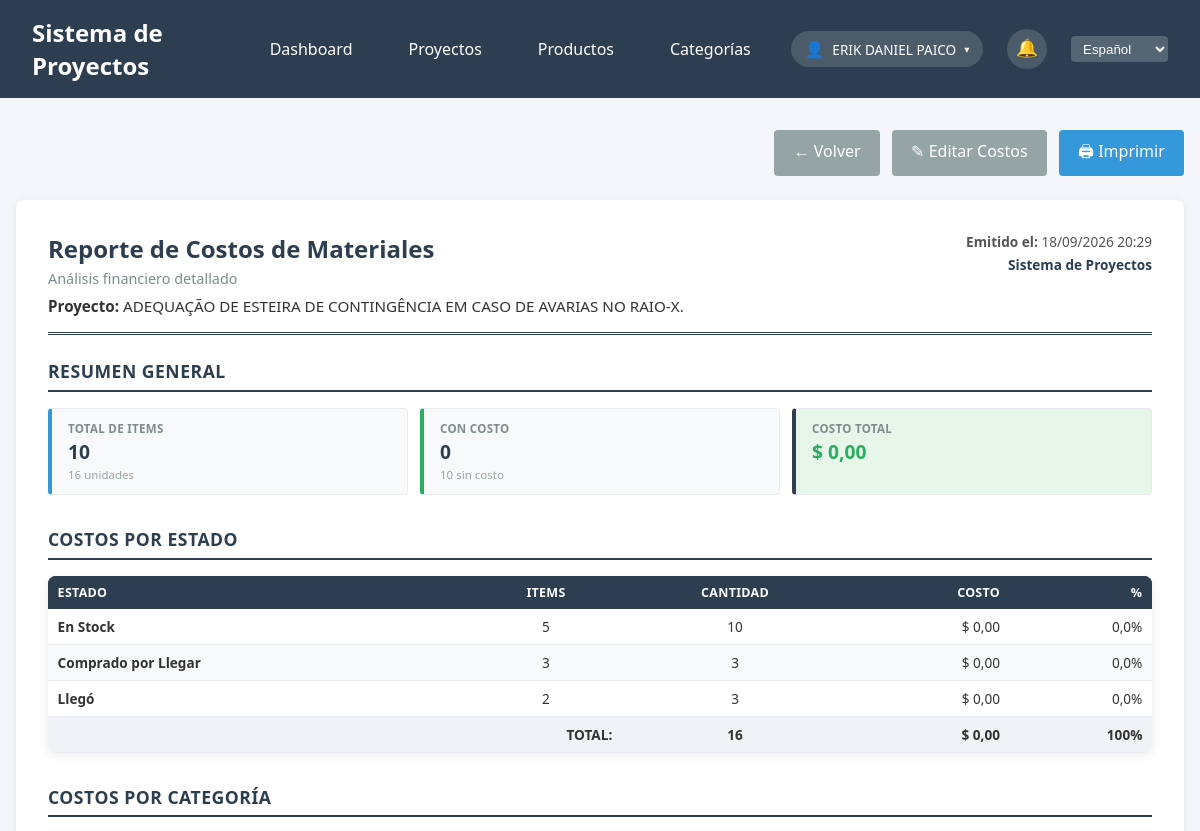
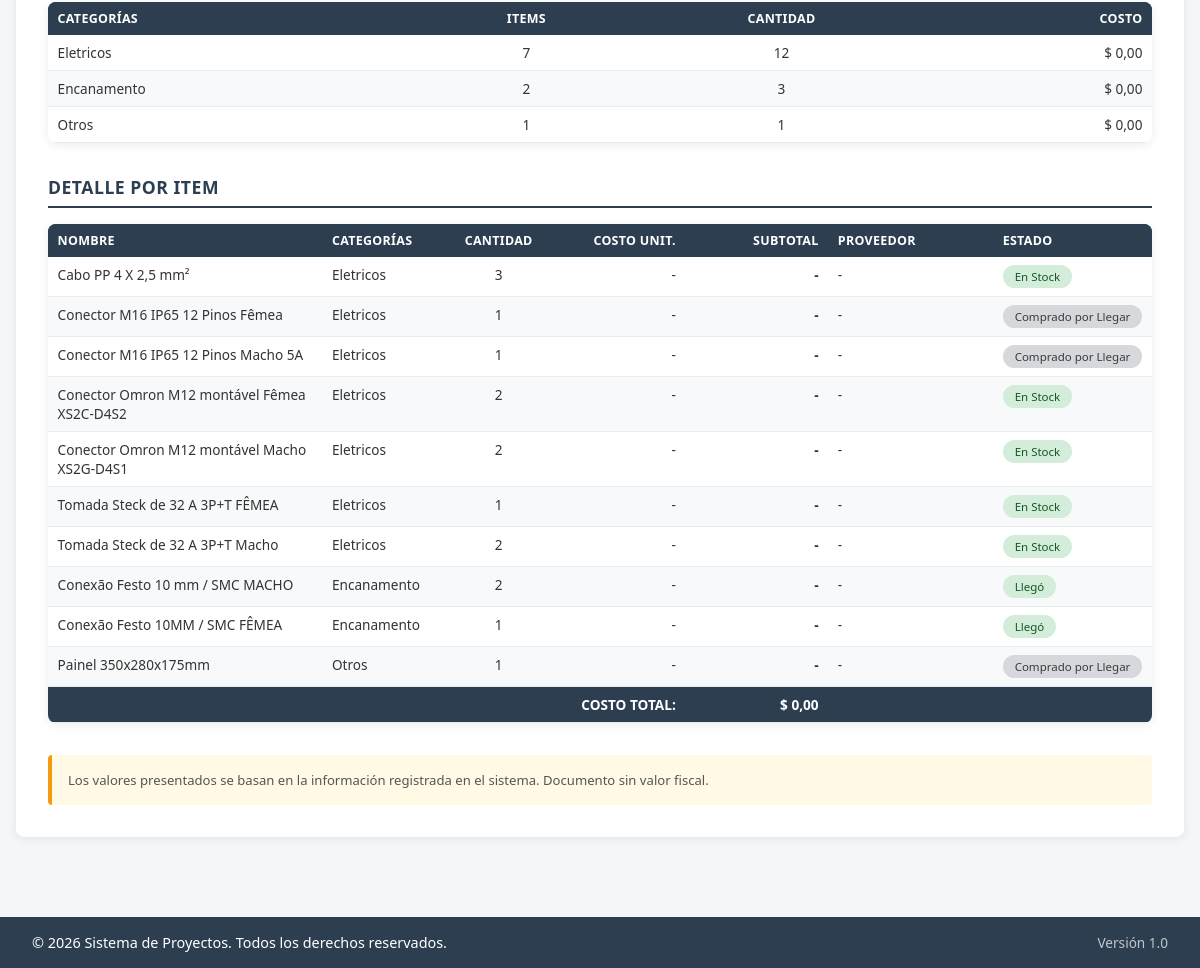
/modules/proyectos/reporte_costos.php?id=1 (signed in), run on the app's committed database (2 pictures, top to bottom).
### tables this page shows
CREATE TABLE `proyectos` (
  `id` int(11) NOT NULL,
  `nombre` varchar(200) NOT NULL,
  `descripcion` text DEFAULT NULL,
  `fecha_inicio` date NOT NULL,
  `fecha_fin` date NOT NULL,
  `fecha_aprobacion` date DEFAULT NULL,
  `orden_compra` varchar(50) DEFAULT NULL,
  `estado` enum('solicitado','orçado','pendente_aprovacion_cliente','aprovado_cliente','espera_orden_compra','comprando_materiales','elaboracion','terminado','pendiente_cobro_cliente','finalizado') DEFAULT 'solicitado',
  `usuario_creacion` int(11) DEFAULT NULL,
  `fecha_creacion` timestamp NOT NULL DEFAULT current_timestamp()
);

CREATE TABLE `categorias` (
  `id` int(11) NOT NULL,
  `nombre` varchar(100) NOT NULL,
  `descripcion` text DEFAULT NULL,
  `activo` tinyint(1) DEFAULT 1,
  `fecha_creacion` timestamp NOT NULL DEFAULT current_timestamp()
);

CREATE TABLE `items_proyecto` (
  `id` int(11) NOT NULL,
  `proyecto_id` int(11) NOT NULL,
  `producto_id` int(11) DEFAULT NULL,
  `nombre_item` varchar(200) NOT NULL,
  `descripcion` text DEFAULT NULL,
  `cantidad` int(11) NOT NULL,
  `costo_unitario` decimal(15,2) DEFAULT NULL,
  `moneda` varchar(3) DEFAULT 'USD',
  `proveedor` varchar(200) DEFAULT NULL,
  `numero_factura` varchar(100) DEFAULT NULL,
  `fecha_compra` date DEFAULT NULL,
  `unidad_medida` varchar(50) DEFAULT NULL,
  `especificaciones` text DEFAULT NULL,
  `estado` enum('solicitado','pendiente','stock','cotacion','orçado','pendiente_pago','comprado_llegar','llego','entregado','recibido') DEFAULT 'solicitado',
  `entregado_por` int(11) DEFAULT NULL,
  `fecha_entrega` datetime DEFAULT NULL,
  `recibido_por` int(11) DEFAULT NULL,
  `fecha_recepcion` datetime DEFAULT NULL,
  `fecha_requerida` date NOT NULL,
  `fecha_creacion` timestamp NOT NULL DEFAULT current_timestamp()
);

### modules/proyectos/reporte_costos.php (the view, shortened to what the rows shown need)
<?php
$db = Database::getInstance()->getConnection();
$proyecto_id = $_GET['id'] ?? 0;
$stmt = $db->prepare("SELECT p.*, u.nombre_completo as creador
                      FROM proyectos p
                      LEFT JOIN usuarios u ON p.usuario_creacion = u.id
                      WHERE p.id = ?");
$stmt->execute([$proyecto_id]);
$proyecto = $stmt->fetch();
$stmt = $db->prepare("SELECT i.*,
                             p.nombre as producto_nombre,
                             c.nombre as categoria_nombre
                      FROM items_proyecto i
                      LEFT JOIN productos p ON i.producto_id = p.id
                      LEFT JOIN categorias c ON p.categoria_id = c.id
                      WHERE i.proyecto_id = ?
                      ORDER BY c.nombre ASC, i.nombre_item ASC");
$stmt->execute([$proyecto_id]);
$items = $stmt->fetchAll();
$estadisticas = calcularEstadisticasProyecto($items);
$estados_item = getEstadosItem();
$monedas_usadas = [];
$monedas_usadas = array_keys($monedas_usadas);
$moneda_principal = !empty($monedas_usadas) ? $monedas_usadas[0] : 'USD';
?>
<!DOCTYPE html>
<html lang="<?php echo $_SESSION['idioma'] ?? 'es'; ?>">
<head>
    <link rel="stylesheet" href="../../assets/css/style.css">
    <link rel="stylesheet" href="../../assets/css/reportes.css">
    <link rel="stylesheet" href="../../assets/css/footer.css">
</head>
<body>
    <?php include '../../includes/header.php'; ?>
    <div class="container">
        <div class="reporte-container">
            <?php renderEncabezadoReporte(
                $_SESSION['idioma'] == 'pt' ? 'Relatório de Custos de Materiais' : 'Reporte de Costos de Materiales',
                $_SESSION['idioma'] == 'pt' ? 'Análise financeira detalhada' : 'Análisis financiero detallado',
                $proyecto
            ); ?>
            <div class="reporte-seccion">
                <h2><?php echo $_SESSION['idioma'] == 'pt' ? 'Resumo Geral' : 'Resumen General'; ?></h2>
            </div>
            <div class="reporte-seccion">
                <h2><?php echo $_SESSION['idioma'] == 'pt' ? 'Custos por Status' : 'Costos por Estado'; ?></h2>
                <table class="tabla-reporte">
                    <thead>
                        <tr>
                            <th><?php echo traducir('Estado'); ?></th>
                            <th class="text-center">Items</th>
                            <th class="text-center"><?php echo traducir('Cantidad'); ?></th>
                            <th class="text-right"><?php echo $_SESSION['idioma'] == 'pt' ? 'Custo' : 'Costo'; ?></th>
                            <th class="text-right">%</th>
                        </tr>
                    </thead>
                </table>
            </div>
            <?php if (!empty($estadisticas['por_categoria'])): ?>
            <div class="reporte-seccion">
                <h2><?php echo $_SESSION['idioma'] == 'pt' ? 'Custos por Categoria' : 'Costos por Categoría'; ?></h2>
                <table class="tabla-reporte">
                    <thead>
                        <tr>
                            <th><?php echo traducir('Categorias'); ?></th>
                            <th class="text-center">Items</th>
                            <th class="text-center"><?php echo traducir('Cantidad'); ?></th>
                            <th class="text-right"><?php echo $_SESSION['idioma'] == 'pt' ? 'Custo' : 'Costo'; ?></th>
                        </tr>
                    </thead>
                    <tbody>
                        <?php
                        uasort($estadisticas['por_categoria'], fn($a, $b) => $b['costo'] <=> $a['costo']);
                        foreach ($estadisticas['por_categoria'] as $cat => $datos):
                        ?>
                            <tr>
                                <td><?php echo htmlspecialchars($cat); ?></td>
                                <td class="text-center"><?php echo $datos['items']; ?></td>
                                <td class="text-center"><?php echo $datos['cantidad']; ?></td>
                                <td class="text-right"><?php echo formatearMoneda($datos['costo'], $moneda_principal); ?></td>
                            </tr>
                        <?php endforeach; ?>
                    </tbody>
                </table>
            </div>
            <?php endif; ?>
            <div class="reporte-seccion">
                <h2><?php echo $_SESSION['idioma'] == 'pt' ? 'Detalhamento por Item' : 'Detalle por Item'; ?></h2>
                <table class="tabla-reporte">
                    <thead>
                        <tr>
                            <th style="width:25%;"><?php echo traducir('Nombre'); ?></th>
                            <th style="width:12%;"><?php echo traducir('Categorias'); ?></th>
                            <th class="text-center" style="width:8%;"><?php echo traducir('Cantidad'); ?></th>
                            <th class="text-right" style="width:13%;"><?php echo $_SESSION['idioma'] == 'pt' ? 'Custo Unit.' : 'Costo Unit.'; ?></th>
                            <th class="text-right" style="width:13%;"><?php echo $_SESSION['idioma'] == 'pt' ? 'Subtotal' : 'Subtotal'; ?></th>
                            <th style="width:15%;"><?php echo $_SESSION['idioma'] == 'pt' ? 'Fornecedor' : 'Proveedor'; ?></th>
                            <th style="width:14%;"><?php echo traducir('Estado'); ?></th>
                        </tr>
                    </thead>
                    <tbody>
                        <?php
                        foreach ($items as $item):
                            $tiene_costo = !empty($item['costo_unitario']);
                            $subtotal = $tiene_costo ? $item['costo_unitario'] * $item['cantidad'] : 0;
                        ?>
                            <tr>
                                <td><?php echo htmlspecialchars($item['nombre_item']); ?></td>
                                <td><?php echo htmlspecialchars($item['categoria_nombre'] ?? '-'); ?></td>
                                <td class="text-center"><?php echo $item['cantidad']; ?></td>
                                <td class="text-right">
                                    <?php echo $tiene_costo ? formatearMoneda($item['costo_unitario'], $item['moneda']) : '-'; ?>
                                </td>
                                <td class="text-right">
                                    <strong><?php echo $tiene_costo ? formatearMoneda($subtotal, $item['moneda']) : '-'; ?></strong>
                                </td>
                                <td><?php echo htmlspecialchars($item['proveedor'] ?? '-'); ?></td>
                                <td>
                                    <span class="estado-badge estado-<?php echo $item['estado']; ?>" style="font-size:0.72rem;">
                                        <?php echo $estados_item[$item['estado']] ?? $item['estado']; ?>
                                    </span>
                                </td>
                            </tr>
                        <?php endforeach; ?>
                    </tbody>
                </table>
            </div>
        </div>
    </div>
    <?php include '../../includes/footer.php'; ?>
</body>
</html>

### includes/reportes_helper.php (shortened to what the rows shown need)
<?php
function formatearMoneda($valor, $moneda = 'USD') {
    $simbolos = [
        'USD' => '$',
        'BRL' => 'R$',
        'EUR' => '€',
        'ARS' => '$',
        'PYG' => '₲',
        'UYU' => '$U',
    ];
    $simbolo = $simbolos[$moneda] ?? $moneda . ' ';
    return $simbolo . ' ' . number_format((float)$valor, 2, ',', '.');
}
function calcularEstadisticasProyecto($items) {
    $total_items = count($items);
    $total_cantidad = 0;
    $total_costo = 0;
    $items_con_costo = 0;
    $items_completados = 0;
    $items_en_proceso = 0;
    $por_estado = [];
    $por_categoria = [];
    $estados_finales = ['entregado', 'recibido'];
    $estados_pendientes = ['solicitado', 'pendiente', 'cotacion', 'orçado',
                           'pendiente_pago', 'comprado_llegar', 'llego', 'stock'];
    foreach ($items as $item) {
        $total_cantidad += (int)$item['cantidad'];
        $costo = (float)($item['costo_unitario'] ?? 0);
        if (in_array($item['estado'], $estados_finales)) {
            $items_completados++;
        } elseif (in_array($item['estado'], $estados_pendientes)) {
            $items_en_proceso++;
        }
        $estado = $item['estado'];
        if (!isset($por_estado[$estado])) {
            $por_estado[$estado] = ['cantidad' => 0, 'items' => 0, 'costo' => 0];
        }
        $por_estado[$estado]['items']++;
        $por_estado[$estado]['cantidad'] += (int)$item['cantidad'];
        $por_estado[$estado]['costo'] += $costo * (int)$item['cantidad'];
        $cat = $item['categoria_nombre'] ?? 'Sin categoría';
        if (!isset($por_categoria[$cat])) {
            $por_categoria[$cat] = ['cantidad' => 0, 'items' => 0, 'costo' => 0];
        }
        $por_categoria[$cat]['items']++;
        $por_categoria[$cat]['cantidad'] += (int)$item['cantidad'];
        $por_categoria[$cat]['costo'] += $costo * (int)$item['cantidad'];
    }
    $porcentaje_completado = $total_items > 0
        ? round(($items_completados / $total_items) * 100, 1)
        : 0;
    return [
        'total_items'              => $total_items,
        'total_cantidad'           => $total_cantidad,
        'total_costo'              => $total_costo,
        'items_con_costo'          => $items_con_costo,
        'items_sin_costo'          => $total_items - $items_con_costo,
        'items_completados'        => $items_completados,
        'items_en_proceso'         => $items_en_proceso,
        'porcentaje_completado'    => $porcentaje_completado,
        'por_estado'               => $por_estado,
        'por_categoria'            => $por_categoria,
    ];
}
function renderEncabezadoReporte($titulo, $subtitulo = '', $proyecto = null) {
    $idioma = $_SESSION['idioma'] ?? 'es';
    ?>
    <div class="reporte-header">
        <div class="reporte-header-left">
            <h1><?php echo htmlspecialchars($titulo); ?></h1>
            <?php if ($subtitulo): ?>
                <p class="reporte-subtitulo"><?php echo htmlspecialchars($subtitulo); ?></p>
            <?php endif; ?>
            <?php if ($proyecto): ?>
                <div class="reporte-proyecto">
                    <strong><?php echo $idioma === 'pt' ? 'Projeto' : 'Proyecto'; ?>:</strong>
                    <?php echo htmlspecialchars($proyecto['nombre']); ?>
                </div>
            <?php endif; ?>
        </div>
    </div>
    <?php
}

### data on the page
proyectos: nombre "ADEQUAÇÃO DE ESTEIRA DE CONTINGÊNCIA EM CASO DE AVARIAS NO RAIO-X."
categorias: nombre "Otros"
items_proyecto: nombre_item "Cabo PP 4 X 2,5 mm²", categorias.nombre "Eletricos", cantidad "3", proveedor "-", estado "En Stock"
items_proyecto: nombre_item "Conector M16 IP65 12 Pinos Fêmea", categorias.nombre "Eletricos", cantidad "1", proveedor "-", estado "Comprado por Llegar"
items_proyecto: nombre_item "Conector M16 IP65 12 Pinos Macho 5A", categorias.nombre "Eletricos", cantidad "1", proveedor "-", estado "Comprado por Llegar"
items_proyecto: nombre_item "Conector Omron M12 montável Fêmea XS2C-D4S2", categorias.nombre "Eletricos", cantidad "2", proveedor "-", estado "En Stock"
items_proyecto: nombre_item "Conector Omron M12 montável Macho XS2G-D4S1", categorias.nombre "Eletricos", cantidad "2", proveedor "-", estado "En Stock"
items_proyecto: nombre_item "Tomada Steck de 32 A 3P+T FÊMEA", categorias.nombre "Eletricos", cantidad "1", proveedor "-", estado "En Stock"
items_proyecto: nombre_item "Tomada Steck de 32 A 3P+T Macho", categorias.nombre "Eletricos", cantidad "2", proveedor "-", estado "En Stock"
items_proyecto: nombre_item "Conexão Festo 10 mm / SMC MACHO", categorias.nombre "Encanamento", cantidad "2", proveedor "-", estado "Llegó"
items_proyecto: nombre_item "Conexão Festo 10MM / SMC FÊMEA", categorias.nombre "Encanamento", cantidad "1", proveedor "-", estado "Llegó"
items_proyecto: nombre_item "Painel 350x280x175mm", categorias.nombre "Otros", cantidad "1", proveedor "-", estado "Comprado por Llegar"

### other printed values
traducir('Dashboard') "Dashboard"
traducir('Proyectos') "Proyectos"
traducir('Productos') "Productos"
traducir('Categorias') "Categorías"
$_SESSION['nombre_completo'] "ERIK DANIEL PAICO"
traducir('Volver') "Volver"
$titulo "Reporte de Costos de Materiales"
$subtitulo "Análisis financiero detallado"
$estadisticas['total_items'] "10"
$estadisticas['total_cantidad'] "16"
$estadisticas['items_con_costo'] "0"
$estadisticas['items_sin_costo'] "10"
formatearMoneda($estadisticas['total_costo'], $moneda_principal) "$ 0,00"
traducir('Estado') "ESTADO"
traducir('Cantidad') "CANTIDAD"
